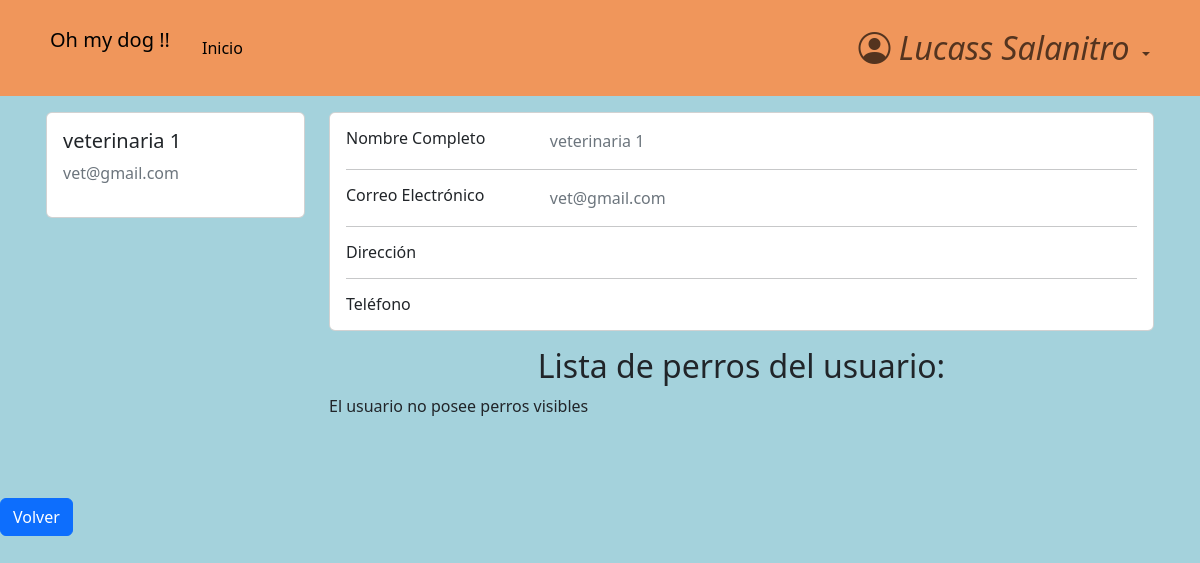
Page /accounts/profile/2 (signed in) on the earlier database version.
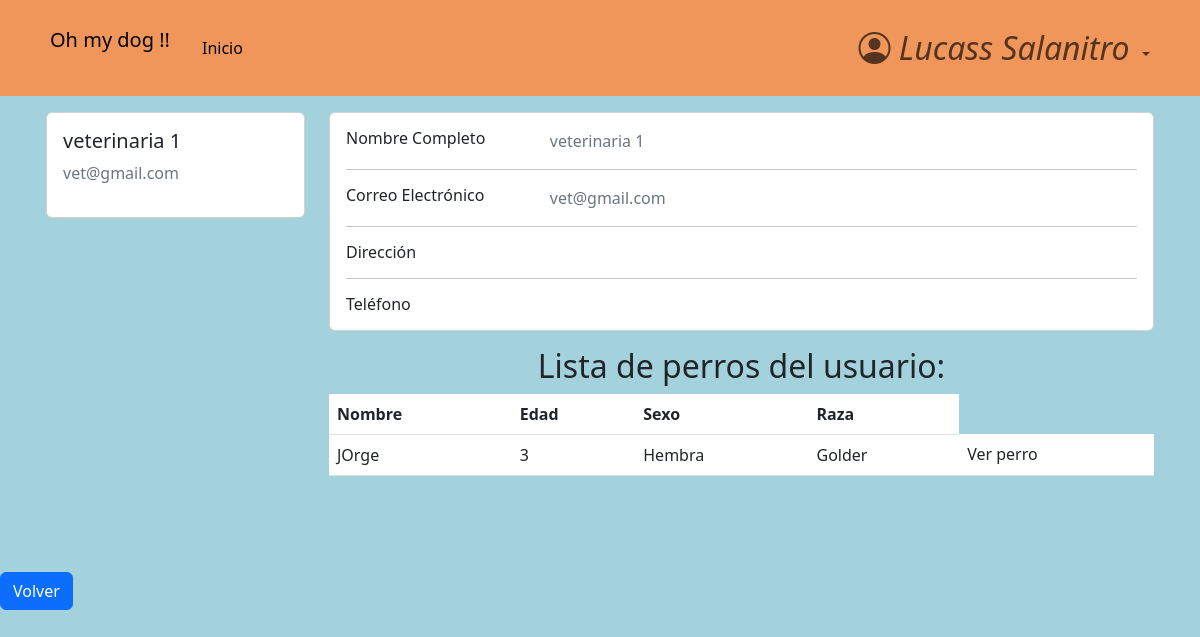
Same page on the later database version.
### dogs/models.py (models this page shows, shortened)
class Dog(models.Model):
    class Sex(models.TextChoices):
        macho = "Macho"
        hembra = "Hembra"
    class Breed(models.TextChoices):
        sin_raza = "Sin raza"
        coker = "Coker"
        pastor_aleman = "Pastor aleman"
        bulldog = "Bulldog"
        labrador = "Labrador"
        golden = "Golder"
        caniche = "Caniche"
        chihuahua = "Chihuahua"
        bulldog_frances = "Bulldog Frances"
        beagle = "Beagle"
        boxer = "Boxer"
        galgo = "Galgo"
        dalmata = "Dalmata"
        sharpei = "Shar pei"
    class Color(models.TextChoices):
        blanco = "Blanco"
        negro = "Negro"
        marron = "Marrón"
        blanco_y_negro = "Blanco y negro"
        otro = "Otro color"
    class Size(models.TextChoices):
        grande = "Grande"
        mediano = "Mediano"
        pequeño = "pequeño"
    def default_value():
        return '-'
    name = models.CharField(
        max_length=15
    )
    age = models.PositiveIntegerField(
        null=True,
    )
    sex = models.CharField(
        max_length=10,
        choices=Sex.choices
    )
    breed = models.CharField(
        max_length=20,
        choices=Breed.choices
    )
    color = models.CharField(
        max_length=20,
        blank=True,
        choices=Color.choices,
        null=True,
    )
    size = models.CharField(
        max_length=10,
        null=True,
        blank=True,
    )
    description = models.TextField(
        max_length=100,
        blank=True,
        null=True,
    )
    hidden = models.BooleanField(default=False)
    owner = models.ForeignKey(
        CustomUser,
        blank=True,
        on_delete=models.CASCADE,
        null=True
    )

### accounts/views.py (the view)
# urls.py: path('profile/<pk>', views.profile_view, name= 'profile'),
def profile_view(request, pk):
    if not request.user.is_authenticated:
        return redirect('login')
    user_owner = CustomUser.objects.get(pk=pk)
    dogs = user_owner.dog_set.all()
    context = {
        'client': user_owner,
        'vet': request.user,
        'dogs_shown': dogs.filter(hidden=False)
    }
    return render(request, 'profile.html', context)

### accounts/models.py (called while the page is built)
    def __str__(self):
        return self.name + ' ' + str(self.surname or '')

### accounts/templates/profile.html (shortened to what this page needs)
{% extends 'base.html' %}
{% block content %}
<main>
<div class="container card-izq " >
  <div class="row row-1">
    <div class="col-md-3">
      <div class="card">
        <div class="card-body">
          <h5>{{ client.name }} {{ client.surname }}</h5>
          <p class="text-secondary">{{ client.email }}</p>
        </div>
      </div>
    </div>
    <div class="col-md-9">
      <div class="card mb-3">
        <div class="card-body">
          <div class="row">
            <div class="col-sm-3">
              <h6 class="mb-0">Nombre Completo</h6>
            </div>
            <div class="col-sm-9 text-secondary">
              {{ client.name }} {{ client.surname }}
            </div>
          </div>
          <hr>
          <div class="row">
            <div class="col-sm-3">
              <h6 class="mb-0">Correo Electrónico</h6>
            </div>
            <div class="col-sm-9 text-secondary">
              {{ client.email }}
            </div>
          </div>
          <hr>
          <div class="row">
            <div class="col-sm-3">
              <h6 class="mb-0">Dirección</h6>
            </div>
            <div class="col-sm-9 text-secondary">
            </div>
          </div>
          <hr>
          <div class="row">
            <div class="col-sm-3">
              <h6 class="mb-0">Teléfono</h6>
            </div>
            <div class="col-sm-9 text-secondary">
            </div>
          </div>
        </div>
      </div>
        <h2 class="text-center">Lista de perros del usuario:</h2>
          {% if dogs_shown.count > 0 %}
                  <table class="table table-hover">
                      <thead>
                          <tr>
                              <th>Nombre</th>
                              <th>Edad</th>
                              <th>Sexo</th>
                              <th>Raza</th>
                          </tr>
                      </thead>
                      <tbody>
                          {% for dog in dogs_shown %}
                                <tr>
                                    <td>{{ dog.name }}</td>
                                    <td>{{ dog.age }}</td>
                                    <td>{{ dog.sex }}</td>
                                    <td>{{ dog.breed }}</td>
                                    <td>
                                      <a class="dropdown-item" href="{% url 'dog_profile' user_owner_id=client.id dog_id=dog.id %}">Ver perro</a>
                                    </td>
                                </tr>
                          {% endfor %}
                      </tbody>
                  </table>
            {% else %}
            <div>
              <a>El usuario no posee perros visibles</a>
            </div>
            {% endif %}
      </div>
    </div>
  </div>
  <a href="{% url 'home' %}" class="btn btn-primary">Volver</a>
</main>
{% endblock  %}

Differences in the rows shown:
added Dog: name "JOrge", age "3", sex "Hembra", breed "Golder"
Other differences:
text no longer shown: "El usuario no posee perros visibles"
text now shown: "Nombre Edad Sexo Raza"
